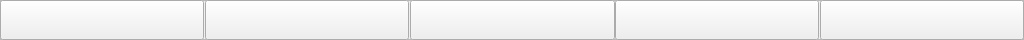
  <widget class="QFrame" name="frame_menu">
   <property name="geometry">
    <rect>
     <x>0</x>
     <y>728</y>
     <width>1024</width>
     <height>40</height>
    </rect>
   </property>
   <property name="frameShape">
    <enum>QFrame::StyledPanel</enum>
   </property>
   <property name="frameShadow">
    <enum>QFrame::Raised</enum>
   </property>
   <widget class="QPushButton" name="PushButton_BingRenGuanLi">
    <property name="enabled">
     <bool>true</bool>
    </property>
    <property name="geometry">
     <rect>
      <x>0</x>
      <y>0</y>
      <width>204</width>
      <height>40</height>
     </rect>
    </property>
    <property name="sizePolicy">
     <sizepolicy hsizetype="Minimum" vsizetype="Maximum">
      <horstretch>205</horstretch>
      <verstretch>40</verstretch>
     </sizepolicy>
    </property>
    <property name="font">
     <font>
      <strikeout>true</strikeout>
     </font>
    </property>
    <property name="focusPolicy">
     <enum>Qt::WheelFocus</enum>
    </property>
    <property name="contextMenuPolicy">
     <enum>Qt::PreventContextMenu</enum>
    </property>
    <property name="styleSheet">
     <string notr="true"/>
    </property>
    <property name="text">
     <string/>
    </property>
    <property name="icon">
     <iconset resource="maiform.qrc">
      <normaloff>:/image/qrc/bingrenguanli.png</normaloff>
      <activeoff>:/image/qrc/bingrenguanli2.png</activeoff>:/image/qrc/bingrenguanli.png</iconset>
    </property>
    <property name="iconSize">
     <size>
      <width>205</width>
      <height>40</height>
     </size>
    </property>
    <property name="autoRepeat">
     <bool>false</bool>
    </property>
   </widget>
   <widget class="QPushButton" name="PushButton_LiShiHuiGu">
    <property name="geometry">
     <rect>
      <x>205</x>
      <y>0</y>
      <width>204</width>
      <height>40</height>
     </rect>
    </property>
    <property name="focusPolicy">
     <enum>Qt::WheelFocus</enum>
    </property>
    <property name="contextMenuPolicy">
     <enum>Qt::PreventContextMenu</enum>
    </property>
    <property name="text">
     <string/>
    </property>
    <property name="icon">
     <iconset resource="maiform.qrc">
      <normaloff>:/image/qrc/lishihuigu.png</normaloff>
      <normalon>:/image/qrc/lishihuigu.png</normalon>
      <activeoff>:/image/qrc/lishihuigu2.png</activeoff>
      <activeon>:/image/qrc/lishihuigu2.png</activeon>
      <selectedon>:/image/qrc/lishihuigu2.png</selectedon>:/image/qrc/lishihuigu.png</iconset>
    </property>
    <property name="iconSize">
     <size>
      <width>205</width>
      <height>40</height>
     </size>
    </property>
   </widget>
   <widget class="QPushButton" name="PushButton_SheZhi">
    <property name="geometry">
     <rect>
      <x>410</x>
      <y>0</y>
      <width>205</width>
      <height>40</height>
     </rect>
    </property>
    <property name="focusPolicy">
     <enum>Qt::WheelFocus</enum>
    </property>
    <property name="contextMenuPolicy">
     <enum>Qt::PreventContextMenu</enum>
    </property>
    <property name="text">
     <string/>
    </property>
    <property name="icon">
     <iconset resource="maiform.qrc">
      <normaloff>:/image/qrc/shezhi.png</normaloff>
      <activeoff>:/image/qrc/shezhi2.png</activeoff>:/image/qrc/shezhi.png</iconset>
    </property>
    <property name="iconSize">
     <size>
      <width>205</width>
      <height>40</height>
     </size>
    </property>
   </widget>
   <widget class="QPushButton" name="PushButton_BaoJingXian">
    <property name="geometry">
     <rect>
      <x>615</x>
      <y>0</y>
      <width>204</width>
      <height>40</height>
     </rect>
    </property>
    <property name="mouseTracking">
     <bool>false</bool>
    </property>
    <property name="focusPolicy">
     <enum>Qt::WheelFocus</enum>
    </property>
    <property name="contextMenuPolicy">
     <enum>Qt::PreventContextMenu</enum>
    </property>
    <property name="text">
     <string/>
    </property>
    <property name="icon">
     <iconset resource="maiform.qrc">
      <normaloff>:/image/qrc/baojingxian.png</normaloff>
      <activeoff>:/image/qrc/baojingxian2.png</activeoff>:/image/qrc/baojingxian.png</iconset>
    </property>
    <property name="iconSize">
     <size>
      <width>205</width>
      <height>40</height>
     </size>
    </property>
   </widget>
   <widget class="QPushButton" name="PushButton_WeiHu">
    <property name="geometry">
     <rect>
      <x>820</x>
      <y>0</y>
      <width>204</width>
      <height>40</height>
     </rect>
    </property>
    <property name="focusPolicy">
     <enum>Qt::WheelFocus</enum>
    </property>
    <property name="contextMenuPolicy">
     <enum>Qt::CustomContextMenu</enum>
    </property>
    <property name="text">
     <string/>
    </property>
    <property name="icon">
     <iconset resource="maiform.qrc">
      <normaloff>:/image/qrc/weihu.png</normaloff>
      <activeoff>:/image/qrc/weihu2.png</activeoff>:/image/qrc/weihu.png</iconset>
    </property>
    <property name="iconSize">
     <size>
      <width>205</width>
      <height>40</height>
     </size>
    </property>
   </widget>
  </widget>
